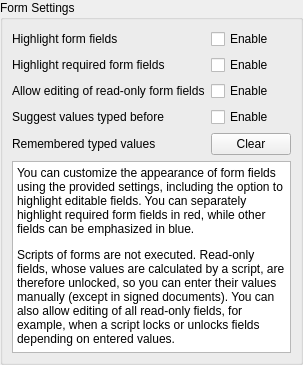
       <widget class="QWidget" name="formPage">
        <layout class="QVBoxLayout" name="formPageLayout">
         <property name="leftMargin">
          <number>0</number>
         </property>
         <property name="topMargin">
          <number>0</number>
         </property>
         <property name="rightMargin">
          <number>0</number>
         </property>
         <property name="bottomMargin">
          <number>0</number>
         </property>
         <item>
          <widget class="QGroupBox" name="formGroupBox">
           <property name="title">
            <string>Form Settings</string>
           </property>
           <layout class="QVBoxLayout" name="verticalLayout_7" stretch="0,1">
            <item>
             <layout class="QGridLayout" name="formWidgetsLayout">
              <item row="0" column="0">
               <widget class="QLabel" name="formHighlightFieldsLabel">
                <property name="text">
                 <string>Highlight form fields</string>
                </property>
               </widget>
              </item>
              <item row="1" column="0">
               <widget class="QLabel" name="formHighlightRequiredFieldsLabel">
                <property name="text">
                 <string>Highlight required form fields</string>
                </property>
               </widget>
              </item>
              <item row="0" column="1">
               <widget class="QCheckBox" name="formHighlightFieldsCheckBox">
                <property name="text">
                 <string>Enable</string>
                </property>
               </widget>
              </item>
              <item row="1" column="1">
               <widget class="QCheckBox" name="formHighlightRequiredFieldsCheckBox">
                <property name="text">
                 <string>Enable</string>
                </property>
               </widget>
              </item>
              <item row="2" column="0">
               <widget class="QLabel" name="formEditReadOnlyFieldsLabel">
                <property name="text">
                 <string>Allow editing of read-only form fields</string>
                </property>
               </widget>
              </item>
              <item row="2" column="1">
               <widget class="QCheckBox" name="formEditReadOnlyFieldsCheckBox">
                <property name="text">
                 <string>Enable</string>
                </property>
               </widget>
              </item>
              <item row="3" column="0">
               <widget class="QLabel" name="formAutocompleteLabel">
                <property name="text">
                 <string>Suggest values typed before</string>
                </property>
               </widget>
              </item>
              <item row="3" column="1">
               <widget class="QCheckBox" name="formAutocompleteCheckBox">
                <property name="toolTip">
                 <string>When you start typing into a text field, the value typed into the field with the same name before is suggested. Press Tab or Enter to accept it, or keep typing.</string>
                </property>
                <property name="text">
                 <string>Enable</string>
                </property>
               </widget>
              </item>
              <item row="4" column="0">
               <widget class="QLabel" name="formClearHistoryLabel">
                <property name="text">
                 <string>Remembered typed values</string>
                </property>
               </widget>
              </item>
              <item row="4" column="1">
               <widget class="QPushButton" name="formClearHistoryButton">
                <property name="text">
                 <string>Clear</string>
                </property>
               </widget>
              </item>
             </layout>
            </item>
            <item>
             <widget class="QTextBrowser" name="formHelpTextBrowser">
              <property name="html">
               <string>&lt;!DOCTYPE HTML PUBLIC &quot;-//W3C//DTD HTML 4.0//EN&quot; &quot;http://www.w3.org/TR/REC-html40/strict.dtd&quot;&gt;
&lt;html&gt;&lt;head&gt;&lt;meta name=&quot;qrichtext&quot; content=&quot;1&quot; /&gt;&lt;meta charset=&quot;utf-8&quot; /&gt;&lt;style type=&quot;text/css&quot;&gt;
p, li { white-space: pre-wrap; }
hr { height: 1px; border-width: 0; }
li.unchecked::marker { content: &quot;\2610&quot;; }
li.checked::marker { content: &quot;\2612&quot;; }
&lt;/style&gt;&lt;/head&gt;&lt;body style=&quot; font-family:'Segoe UI'; font-size:9pt; font-weight:400; font-style:normal;&quot;&gt;
&lt;p style=&quot; margin-top:12px; margin-bottom:12px; margin-left:0px; margin-right:0px; -qt-block-indent:0; text-indent:0px;&quot;&gt;You can customize the appearance of form fields using the provided settings, including the option to highlight editable fields. You can separately highlight required form fields in red, while other fields can be emphasized in blue. &lt;/p&gt;&lt;p style=&quot; margin-top:12px; margin-bottom:12px; margin-left:0px; margin-right:0px; -qt-block-indent:0; text-indent:0px;&quot;&gt;Scripts of forms are not executed. Read-only fields, whose values are calculated by a script, are therefore unlocked, so you can enter their values manually (except in signed documents). You can also allow editing of all read-only fields, for example, when a script locks or unlocks fields depending on entered values. &lt;/p&gt;&lt;/body&gt;&lt;/html&gt;</string>
              </property>
             </widget>
            </item>
           </layout>
          </widget>
         </item>
        </layout>
       </widget>
